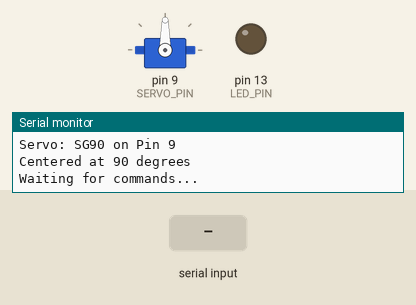
This sketch was run on a simulated Arduino Uno, built with avr-gcc and run on an emulated ATmega328P. On the bench: servo, output pins drawn as LEDs (lit = HIGH), the last lines printed to the serial monitor. The test bench sets the inputs (shaded band).

Above: at 2.4 s.
2.5 s: "SERVO:\n" received over Serial
At 2.65 s:
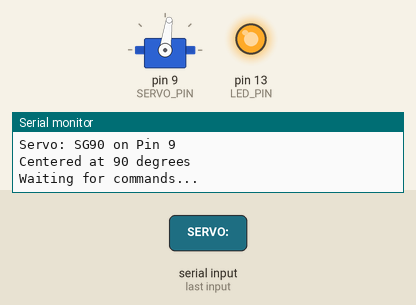
At 4.3 s:
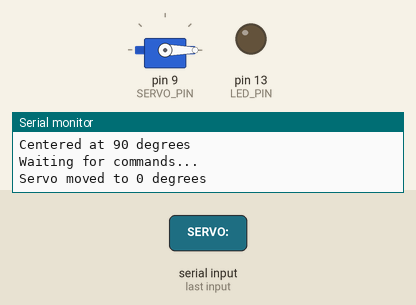
5.5 s: "90,45\n" received over Serial
7.0 s: "5\n" received over Serial
Timing chart, 0 to 10.0 s (numbered marks = the images above; inputs shaded):
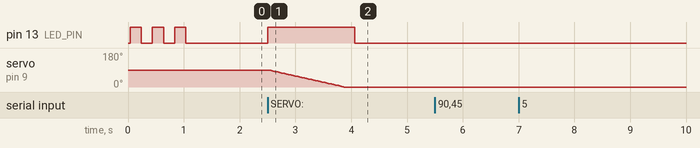

Measured:
- after the input at 2.5 s, pin 13 (LED_PIN): LOW → HIGH at once, → LOW 1.6 s later; servo on pin 9 (SERVO_PIN): moves from 90° to 0° over 1.3 s, starting at once

The sketch:

arduino_servo.ino
```cpp
/*
 * Servo Motor Control - Arduino Sketch
 *
 * This sketch receives servo angle commands from Raspberry Pi via serial
 * and controls an SG90 servo motor.
 *
 * Hardware Setup:
 * - SG90 Servo connected to Arduino Uno R3
 * - Signal wire (Orange/Yellow): Pin 9
 * - Power wire (Red): 5V
 * - Ground wire (Brown): GND
 *
 * IMPORTANT: SG90 can draw up to 100-250mA when moving under load.
 * For testing without load, Arduino 5V is sufficient.
 * For applications with load, use external 5V power supply (4.8-6V).
 *
 * Communication Protocol:
 * - Receives: "SERVO:angle\n" (e.g., "SERVO:90\n")
 * - Sends: Confirmation message back to Raspberry Pi
 * - Baud Rate: 9600
 *
 * SG90 Specifications:
 * - Operating Voltage: 4.8V - 6V
 * - Operating Speed: 0.12s/60° at 4.8V (0.1s/60° at no load)
 * - Stall Torque: 1.2kg/cm at 4.8V, 1.6kg/cm at 6V
 * - Rotation: 0° to 180° (typical servo range)
 * - Weight: 9g
 * - Size: 22 x 11.5 x 27mm
 */

#include <Servo.h>

// Configuration
const int SERVO_PIN = 9;          // PWM pin for servo signal
const int LED_PIN = LED_BUILTIN;  // Built-in LED for status indication

// Servo object
Servo myServo;

// Variables
String inputString = "";          // String to hold incoming data
boolean stringComplete = false;   // Whether the string is complete
int currentAngle = 90;            // Track current servo position

void setup() {
  // Initialize serial communication
  Serial.begin(9600);

  // Attach servo to pin
  myServo.attach(SERVO_PIN);

  // Initialize servo to center position (90 degrees)
  myServo.write(90);
  currentAngle = 90;

  // Initialize LED pin
  pinMode(LED_PIN, OUTPUT);
  digitalWrite(LED_PIN, LOW);

  // Reserve 200 bytes for the input string
  inputString.reserve(200);

  // Startup message
  Serial.println("Arduino Servo Control Ready");
  Serial.println("Servo: SG90 on Pin 9");
  Serial.println("Centered at 90 degrees");
  Serial.println("Waiting for commands...");

  // Flash LED to indicate ready
  for (int i = 0; i < 3; i++) {
    digitalWrite(LED_PIN, HIGH);
    delay(200);
    digitalWrite(LED_PIN, LOW);
    delay(200);
  }
}

void loop() {
  // Check if a complete command has been received
  if (stringComplete) {
    processCommand(inputString);

    // Clear the string for next command
    inputString = "";
    stringComplete = false;
  }
}

/*
 * SerialEvent occurs whenever new data comes in the serial receive buffer.
 * This runs between each loop() execution.
 */
void serialEvent() {
  while (Serial.available()) {
    // Read the new byte
    char inChar = (char)Serial.read();

    // Add it to the inputString
    inputString += inChar;

    // If the incoming character is a newline, set flag
    if (inChar == '\n') {
      stringComplete = true;
    }
  }
}

/*
 * Process incoming servo command
 * Expected format: "SERVO:angle\n"
 */
void processCommand(String command) {
  // Remove whitespace and newline characters
  command.trim();

  // Check if command starts with "SERVO:"
  if (command.startsWith("SERVO:")) {
    // Extract angle value after "SERVO:"
    String angleStr = command.substring(6); // Get substring after "SERVO:"
    int targetAngle = angleStr.toInt();

    // Validate angle range (0-180 degrees)
    if (targetAngle >= 0 && targetAngle <= 180) {
      moveServo(targetAngle);
    } else {
      Serial.print("Error: Invalid angle ");
      Serial.print(targetAngle);
      Serial.println(". Must be 0-180 degrees.");
      digitalWrite(LED_PIN, HIGH);
      delay(100);
      digitalWrite(LED_PIN, LOW);
    }
  } else {
    Serial.print("Error: Unknown command: ");
    Serial.println(command);
  }
}

/*
 * Move servo to specified angle with smooth motion
 * SG90 takes approximately 0.12s per 60 degrees at 4.8V
 */
void moveServo(int targetAngle) {
  // Turn on LED to indicate movement
  digitalWrite(LED_PIN, HIGH);

  // Calculate movement direction and distance
  int angleDiff = abs(targetAngle - currentAngle);
  int step = (targetAngle > currentAngle) ? 1 : -1;

  // Smooth movement: step by step with small delay
  // SG90 is lightweight and fast, but smooth motion prevents mechanical stress
  if (angleDiff > 5) {
    // For large movements, use incremental steps
    for (int angle = currentAngle;
         (step > 0) ? (angle <= targetAngle) : (angle >= targetAngle);
         angle += step) {
      myServo.write(angle);
      delay(15); // Small delay for smooth motion (adjust if needed)
    }
  } else {
    // For small movements, go directly
    myServo.write(targetAngle);
  }

  // Update current position
  currentAngle = targetAngle;

  // Calculate approximate movement time for SG90
  // At 4.8V: 0.12s per 60 degrees = 2ms per degree
  int moveTime = (angleDiff * 2);
  delay(moveTime); // Wait for servo to reach position

  // Turn off LED
  digitalWrite(LED_PIN, LOW);

  // Send confirmation
  Serial.print("Servo moved to ");
  Serial.print(targetAngle);
  Serial.println(" degrees");
}

/*
 * Alternative version: Direct move without smoothing
 * Uncomment this and comment out the above moveServo() if you prefer instant movement
 */
/*
void moveServo(int targetAngle) {
  digitalWrite(LED_PIN, HIGH);

  myServo.write(targetAngle);
  currentAngle = targetAngle;

  // Calculate movement time for SG90 (0.12s per 60 degrees)
  int angleDiff = abs(targetAngle - currentAngle);
  int moveTime = (angleDiff * 2) + 50; // Add 50ms buffer
  delay(moveTime);

  digitalWrite(LED_PIN, LOW);

  Serial.print("Servo moved to ");
  Serial.print(targetAngle);
  Serial.println(" degrees");
}
*/
```
